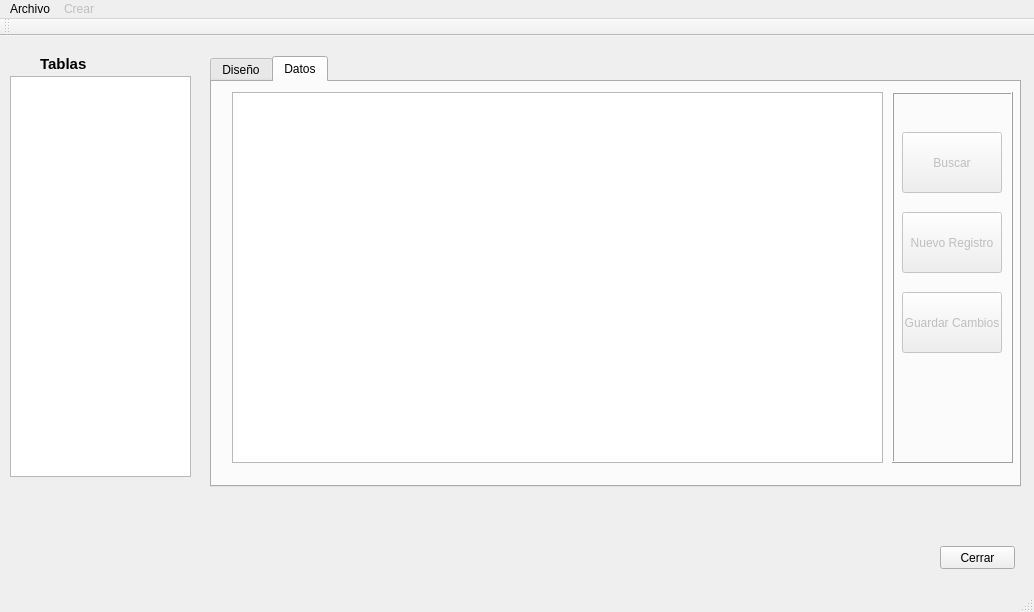
<?xml version="1.0" encoding="UTF-8"?>
<ui version="4.0">
 <class>MainWindow</class>
 <widget class="QMainWindow" name="MainWindow">
  <property name="geometry">
   <rect>
    <x>0</x>
    <y>0</y>
    <width>1034</width>
    <height>612</height>
   </rect>
  </property>
  <property name="windowTitle">
   <string>Mini Access</string>
  </property>
  <property name="windowIcon">
   <iconset resource="iconos.qrc">
    <normaloff>:/iconos/Database 2.ico</normaloff>:/iconos/Database 2.ico</iconset>
  </property>
  <widget class="QWidget" name="centralWidget">
   <widget class="QTabWidget" name="tabWidget">
    <property name="geometry">
     <rect>
      <x>210</x>
      <y>20</y>
      <width>811</width>
      <height>431</height>
     </rect>
    </property>
    <property name="currentIndex">
     <number>1</number>
    </property>
    <widget class="QWidget" name="tab">
     <attribute name="title">
      <string>Diseño</string>
     </attribute>
     <widget class="QTableWidget" name="tableWidget">
      <property name="geometry">
       <rect>
        <x>20</x>
        <y>10</y>
        <width>771</width>
        <height>371</height>
       </rect>
      </property>
      <attribute name="horizontalHeaderMinimumSectionSize">
       <number>32</number>
      </attribute>
      <column>
       <property name="text">
        <string>Nombre del Campo</string>
       </property>
      </column>
      <column>
       <property name="text">
        <string>Tipo de Dato</string>
       </property>
      </column>
      <column>
       <property name="text">
        <string>Índice</string>
       </property>
       <property name="textAlignment">
        <set>AlignHCenter|AlignVCenter|AlignCenter</set>
       </property>
      </column>
      <column>
       <property name="text">
        <string>Longitud</string>
       </property>
      </column>
     </widget>
     <widget class="QPushButton" name="pushButton">
      <property name="enabled">
       <bool>false</bool>
      </property>
      <property name="geometry">
       <rect>
        <x>560</x>
        <y>90</y>
        <width>161</width>
        <height>51</height>
       </rect>
      </property>
      <property name="text">
       <string>Agregar Campo</string>
      </property>
     </widget>
     <widget class="QPushButton" name="pushButton_2">
      <property name="enabled">
       <bool>false</bool>
      </property>
      <property name="geometry">
       <rect>
        <x>560</x>
        <y>160</y>
        <width>161</width>
        <height>51</height>
       </rect>
      </property>
      <property name="text">
       <string>Eliminar Campo</string>
      </property>
     </widget>
     <widget class="QPushButton" name="pushButton_3">
      <property name="enabled">
       <bool>false</bool>
      </property>
      <property name="geometry">
       <rect>
        <x>560</x>
        <y>230</y>
        <width>161</width>
        <height>51</height>
       </rect>
      </property>
      <property name="text">
       <string>Guardar Tabla</string>
      </property>
     </widget>
     <widget class="QFrame" name="frame">
      <property name="geometry">
       <rect>
        <x>450</x>
        <y>70</y>
        <width>181</width>
        <height>241</height>
       </rect>
      </property>
      <property name="frameShape">
       <enum>QFrame::Box</enum>
      </property>
      <property name="frameShadow">
       <enum>QFrame::Raised</enum>
      </property>
     </widget>
    </widget>
    <widget class="QWidget" name="tab_2">
     <attribute name="title">
      <string>Datos</string>
     </attribute>
     <widget class="QTableWidget" name="tableWidget_2">
      <property name="geometry">
       <rect>
        <x>20</x>
        <y>10</y>
        <width>651</width>
        <height>371</height>
       </rect>
      </property>
     </widget>
     <widget class="QPushButton" name="pushButton_4">
      <property name="enabled">
       <bool>false</bool>
      </property>
      <property name="geometry">
       <rect>
        <x>690</x>
        <y>130</y>
        <width>100</width>
        <height>61</height>
       </rect>
      </property>
      <property name="text">
       <string>Nuevo Registro</string>
      </property>
     </widget>
     <widget class="QPushButton" name="pushButton_5">
      <property name="enabled">
       <bool>false</bool>
      </property>
      <property name="geometry">
       <rect>
        <x>690</x>
        <y>210</y>
        <width>100</width>
        <height>61</height>
       </rect>
      </property>
      <property name="text">
       <string>Guardar Cambios</string>
      </property>
     </widget>
     <widget class="QFrame" name="frame_2">
      <property name="geometry">
       <rect>
        <x>680</x>
        <y>10</y>
        <width>121</width>
        <height>371</height>
       </rect>
      </property>
      <property name="frameShape">
       <enum>QFrame::Box</enum>
      </property>
      <property name="frameShadow">
       <enum>QFrame::Raised</enum>
      </property>
     </widget>
     <widget class="QPushButton" name="pushButton_6">
      <property name="enabled">
       <bool>false</bool>
      </property>
      <property name="geometry">
       <rect>
        <x>690</x>
        <y>50</y>
        <width>100</width>
        <height>61</height>
       </rect>
      </property>
      <property name="text">
       <string>Buscar</string>
      </property>
     </widget>
     <zorder>frame_2</zorder>
     <zorder>tableWidget_2</zorder>
     <zorder>pushButton_4</zorder>
     <zorder>pushButton_5</zorder>
     <zorder>pushButton_6</zorder>
    </widget>
   </widget>
   <widget class="QLabel" name="label">
    <property name="geometry">
     <rect>
      <x>40</x>
      <y>20</y>
      <width>51</width>
      <height>16</height>
     </rect>
    </property>
    <property name="font">
     <font>
      <pointsize>11</pointsize>
      <weight>75</weight>
      <bold>true</bold>
     </font>
    </property>
    <property name="text">
     <string>Tablas</string>
    </property>
   </widget>
   <widget class="QListWidget" name="listWidget">
    <property name="geometry">
     <rect>
      <x>10</x>
      <y>40</y>
      <width>181</width>
      <height>401</height>
     </rect>
    </property>
   </widget>
   <widget class="QPushButton" name="btnCerrar">
    <property name="geometry">
     <rect>
      <x>940</x>
      <y>510</y>
      <width>75</width>
      <height>23</height>
     </rect>
    </property>
    <property name="text">
     <string>Cerrar</string>
    </property>
   </widget>
   <widget class="QLabel" name="statusLabel">
    <property name="geometry">
     <rect>
      <x>10</x>
      <y>530</y>
      <width>931</width>
      <height>20</height>
     </rect>
    </property>
    <property name="font">
     <font>
      <pointsize>9</pointsize>
      <weight>75</weight>
      <bold>true</bold>
     </font>
    </property>
    <property name="text">
     <string/>
    </property>
   </widget>
  </widget>
  <widget class="QMenuBar" name="menuBar">
   <property name="geometry">
    <rect>
     <x>0</x>
     <y>0</y>
     <width>1034</width>
     <height>21</height>
    </rect>
   </property>
   <widget class="QMenu" name="menuArchivo">
    <property name="title">
     <string>Archivo</string>
    </property>
    <addaction name="actionAbrir_Archivo"/>
    <addaction name="actionNuevo_Archivo"/>
    <addaction name="actionGuardar"/>
    <addaction name="actionCerrar_Archivo"/>
    <addaction name="actionSalir"/>
   </widget>
   <widget class="QMenu" name="menuCrear">
    <property name="enabled">
     <bool>false</bool>
    </property>
    <property name="title">
     <string>Crear</string>
    </property>
    <addaction name="actionCrear_Tabla"/>
    <addaction name="actionCrear_Campo"/>
    <addaction name="actionCrear_Registro"/>
   </widget>
   <addaction name="menuArchivo"/>
   <addaction name="menuCrear"/>
  </widget>
  <widget class="QToolBar" name="mainToolBar">
   <attribute name="toolBarArea">
    <enum>TopToolBarArea</enum>
   </attribute>
   <attribute name="toolBarBreak">
    <bool>false</bool>
   </attribute>
  </widget>
  <widget class="QStatusBar" name="statusBar"/>
  <action name="actionCrear_Tabla">
   <property name="enabled">
    <bool>false</bool>
   </property>
   <property name="text">
    <string>Crear Tabla</string>
   </property>
  </action>
  <action name="actionCrear_Campo">
   <property name="text">
    <string>Crear Campo</string>
   </property>
  </action>
  <action name="actionCrear_Registro">
   <property name="text">
    <string>Crear Registro</string>
   </property>
  </action>
  <action name="actionAbrir_Archivo">
   <property name="text">
    <string>Abrir Archivo</string>
   </property>
  </action>
  <action name="actionAbrir_Tabla">
   <property name="text">
    <string>Abrir Tabla</string>
   </property>
  </action>
  <action name="actionNuevo_Archivo">
   <property name="text">
    <string>Nuevo Archivo</string>
   </property>
  </action>
  <action name="actionCerrar_Archivo">
   <property name="text">
    <string>Cerrar Archivo</string>
   </property>
  </action>
  <action name="actionGuardar">
   <property name="text">
    <string>Guardar</string>
   </property>
  </action>
  <action name="actionSalir">
   <property name="text">
    <string>Salir</string>
   </property>
  </action>
 </widget>
 <layoutdefault spacing="6" margin="11"/>
 <resources>
  <include location="iconos.qrc"/>
 </resources>
 <connections/>
</ui>
